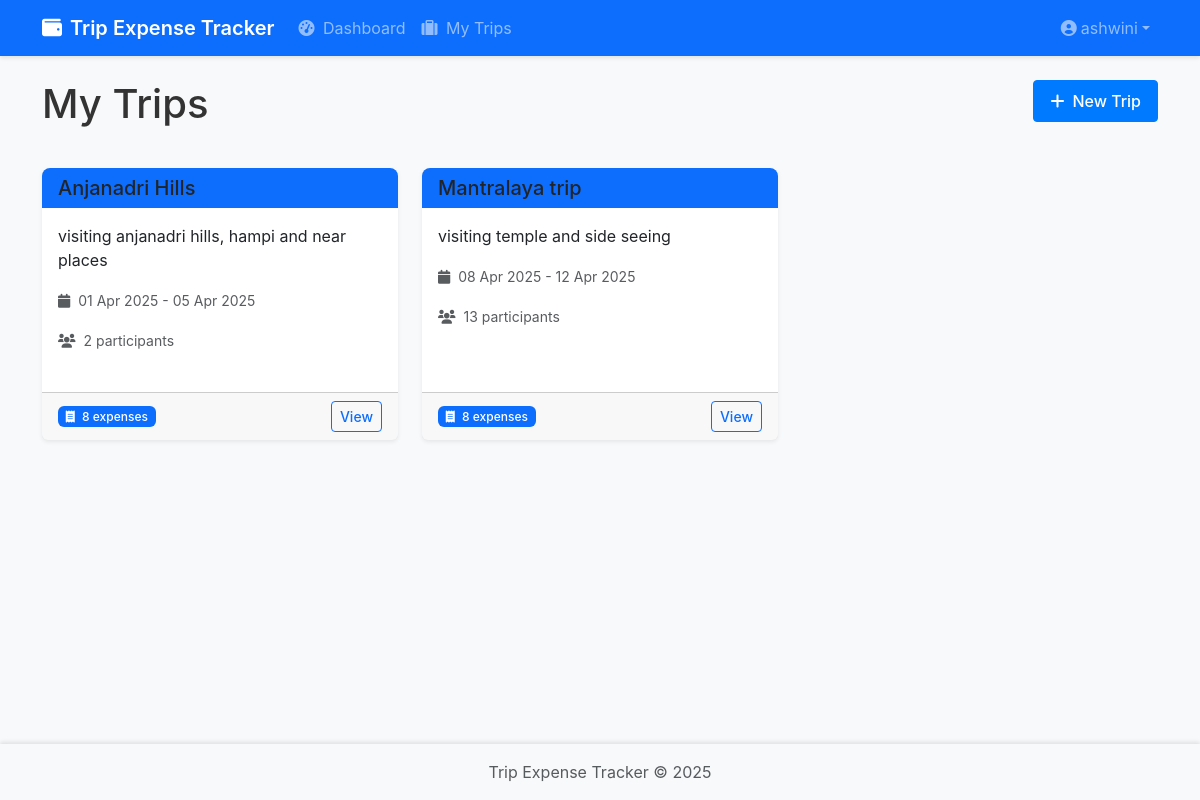
Screenshot of /trips/ (signed in) with the database file from the repository.
### expense_tracker/backend/models/user.py (models this page shows, shortened)
class User(UserMixin, db.Model):
    id = db.Column(db.Integer, primary_key=True)
    email = db.Column(db.String(120), unique=True, nullable=False, index=True)
    name = db.Column(db.String(100), nullable=False)
    password_hash = db.Column(db.String(128))
    created_at = db.Column(db.DateTime, default=datetime.utcnow)
    last_seen = db.Column(db.DateTime, default=datetime.utcnow)
    is_admin = db.Column(db.Boolean, default=False)
    trips_created = db.relationship('Trip', backref='admin', lazy='dynamic', foreign_keys='Trip.admin_id')
    def get_trips(self):
        from expense_tracker.backend.models.trip import Trip
        admin_trips = Trip.query.filter_by(admin_id=self.id).all()
        participant_trips = Trip.query.filter(Trip.participants.contains(str(self.id))).all()
        all_trips = list(set(admin_trips + participant_trips))
        return all_trips

### expense_tracker/backend/models/trip.py (models this page shows, shortened)
class Trip(db.Model):
    id = db.Column(db.Integer, primary_key=True)
    name = db.Column(db.String(100), nullable=False)
    description = db.Column(db.Text, nullable=True)
    start_date = db.Column(db.DateTime, nullable=False)
    end_date = db.Column(db.DateTime, nullable=False)
    created_at = db.Column(db.DateTime, default=datetime.utcnow)
    updated_at = db.Column(db.DateTime, default=datetime.utcnow, onupdate=datetime.utcnow)
    admin_id = db.Column(db.Integer, db.ForeignKey('user.id'), nullable=False)
    participants = db.Column(db.Text, nullable=False, default=json.dumps([]))
    unregistered_participants = db.Column(db.Text, nullable=False, default=json.dumps([]))
    advances_json = db.Column(db.Text, default=json.dumps({}))
    general_payments_json = db.Column(db.Text, default=json.dumps([]))
    expenses = db.relationship('Expense', backref='trip', lazy='dynamic', cascade='all, delete-orphan')
    def get_participants_list(self):
        if self.participants is None:
            return []
        return json.loads(self.participants)

### expense_tracker/backend/routes/trips.py (the view)
@trips_bp.route('/')
@login_required
def list_trips():
    trips = current_user.get_trips()
    return render_template('trips/list.html', trips=trips)

### expense_tracker/backend/templates/trips/list.html (shortened to what this page needs)
{% extends "base.html" %}
{% block content %}
<div class="row mb-4">
    <div class="col-md-8">
        <h1 class="mb-3">My Trips</h1>
    </div>
    <div class="col-md-4 text-end">
        <a href="{{ url_for('trips.add_trip') }}" class="btn btn-primary">
            <i class="fas fa-plus me-2"></i>New Trip
        </a>
    </div>
</div>
<div class="row">
    <div class="col-12">
        {% if trips %}
        <div class="row row-cols-1 row-cols-md-2 row-cols-lg-3 g-4">
            {% for trip in trips %}
            <div class="col">
                <div class="card h-100">
                    <div class="card-header">
                        <h5 class="card-title mb-0">
                            <a href="{{ url_for('trips.view_trip', trip_id=trip.id) }}" class="text-decoration-none text-dark">
                                {{ trip.name }}
                            </a>
                        </h5>
                    </div>
                    <div class="card-body">
                        <p class="card-text">{{ trip.description|truncate(100) }}</p>
                        <p class="card-text">
                            <small class="text-muted">
                                <i class="fas fa-calendar me-1"></i>
                                {{ trip.start_date.strftime('%d %b %Y') }} - {{ trip.end_date.strftime('%d %b %Y') }}
                            </small>
                        </p>
                        <p class="card-text">
                            <small class="text-muted">
                                <i class="fas fa-users me-1"></i>
                                {{ trip.get_participants_list()|length + 1 }} participants
                            </small>
                        </p>
                    </div>
                    <div class="card-footer">
                        <div class="d-flex justify-content-between align-items-center">
                            <span class="badge bg-primary">
                                <i class="fas fa-receipt me-1"></i>
                                {{ trip.expenses.count() }} expenses
                            </span>
                            <a href="{{ url_for('trips.view_trip', trip_id=trip.id) }}" class="btn btn-sm btn-outline-primary">
                                View
                            </a>
                        </div>
                    </div>
                </div>
            </div>
            {% endfor %}
        </div>
        {% endif %}
    </div>
</div>
{% endblock %}

### expense_tracker/backend/templates/base.html (shortened to what this page needs)
<!DOCTYPE html>
<html lang="en">
<head>
    <link href="https://cdn.jsdelivr.net/npm/bootstrap@5.3.0-alpha1/dist/css/bootstrap.min.css" rel="stylesheet">
    <link rel="stylesheet" href="https://cdnjs.cloudflare.com/ajax/libs/font-awesome/6.0.0/css/all.min.css">
    <link rel="stylesheet" href="{{ url_for('static', filename='css/style.css') }}">
</head>
<body class="d-flex flex-column min-vh-100">
    <nav class="navbar navbar-expand-lg navbar-dark bg-primary sticky-top">
        <div class="container">
            <a class="navbar-brand d-flex align-items-center" href="{{ url_for('main.index') }}">
                <i class="fas fa-wallet me-2"></i>
                <span class="d-none d-sm-inline">Trip Expense Tracker</span>
            </a>
            <div class="collapse navbar-collapse" id="navbarNav">
                <ul class="navbar-nav me-auto">
                    {% if current_user.is_authenticated %}
                    <li class="nav-item">
                        <a class="nav-link" href="{{ url_for('main.dashboard') }}">
                            <i class="fas fa-tachometer-alt me-1"></i>
                            <span>Dashboard</span>
                        </a>
                    </li>
                    <li class="nav-item">
                        <a class="nav-link" href="{{ url_for('trips.list_trips') }}">
                            <i class="fas fa-suitcase me-1"></i>
                            <span>My Trips</span>
                        </a>
                    </li>
                    {% endif %}
                </ul>
                <ul class="navbar-nav">
                    {% if current_user.is_authenticated %}
                    <li class="nav-item dropdown">
                        <a class="nav-link dropdown-toggle d-flex align-items-center" href="#" id="userDropdown" role="button" data-bs-toggle="dropdown">
                            <i class="fas fa-user-circle me-1"></i>
                            <span class="d-none d-sm-inline">{{ current_user.name }}</span>
                        </a>
                    </li>
                    {% endif %}
                </ul>
            </div>
        </div>
    </nav>
    <main class="flex-shrink-0">
        <div class="container mt-4">
            {% block content %}{% endblock %}
        </div>
    </main>
    <footer class="footer mt-auto py-3 bg-light">
        <div class="container text-center">
            <span class="text-muted">Trip Expense Tracker &copy; 2025</span>
        </div>
    </footer>
</body>
</html>

### expense_tracker/backend/static/css/style.css (style rules this page uses)
:root { --primary-color: #0d6efd; --secondary-color: #6c757d; --success-color: #198754; --danger-color: #dc3545; --warning-color: #ffc107; --info-color: #0dcaf0; --light-color: #f8f9fa; --dark-color: #212529; }
html, body { height: 100%; overflow-x: hidden; }
body { font-family: -apple-system, BlinkMacSystemFont, "Segoe UI", Roboto, "Helvetica Neue", Arial, sans-serif; -webkit-font-smoothing: antialiased; -moz-osx-font-smoothing: grayscale; background-color: #f8f9fa; color: #333; }
.navbar { box-shadow: 0 2px 4px rgba(0,0,0,0.1); }
.navbar-brand { font-weight: 600; }
.card { border: none; box-shadow: 0 0.125rem 0.25rem rgba(0,0,0,0.075); transition: transform 0.2s ease-in-out; margin-bottom: 1.5rem; }
.card-header { background-color: var(--primary-color); color: white; border-bottom: none; border-radius: 8px 8px 0 0 !important; font-weight: 500; }
.btn { font-weight: 500; padding: 0.5rem 1rem; border-radius: 0.25rem; transition: all 0.2s ease-in-out; }
.btn-sm { padding: 0.25rem 0.5rem; }
.btn-primary { background-color: #007bff; border-color: #007bff; }
.footer { background-color: var(--light-color); padding: 1rem 0; box-shadow: 0 -2px 4px rgba(0,0,0,0.1); }
.badge { font-weight: 500; padding: 0.35em 0.65em; }

### rows the page displays
User: name "ashwini"
Trip: name "Anjanadri Hills", description "visiting anjanadri hills, hampi and near places", start_date "01 Apr 2025", end_date "05 Apr 2025", get_participants_list|length "2", expenses.count "8"
Trip: name "Mantralaya trip", description "visiting temple and side seeing", start_date "08 Apr 2025", end_date "12 Apr 2025", get_participants_list|length "13", expenses.count "8"
